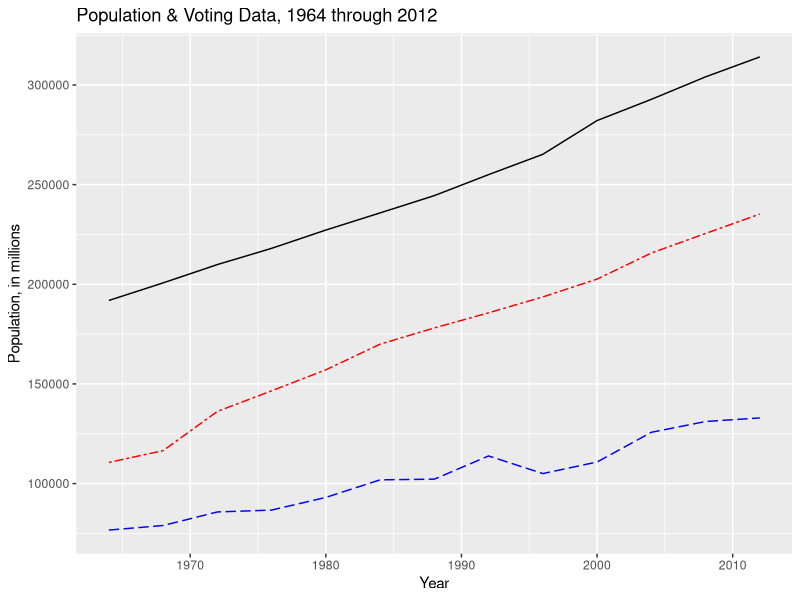
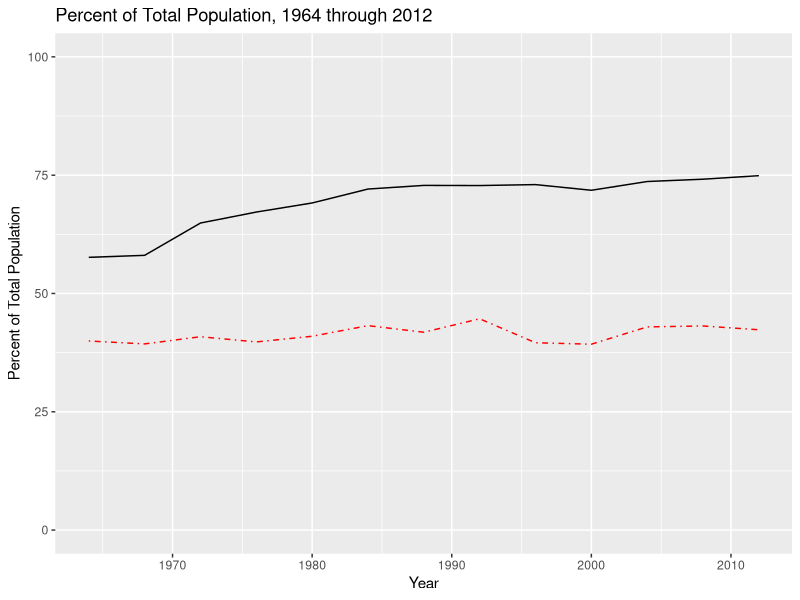
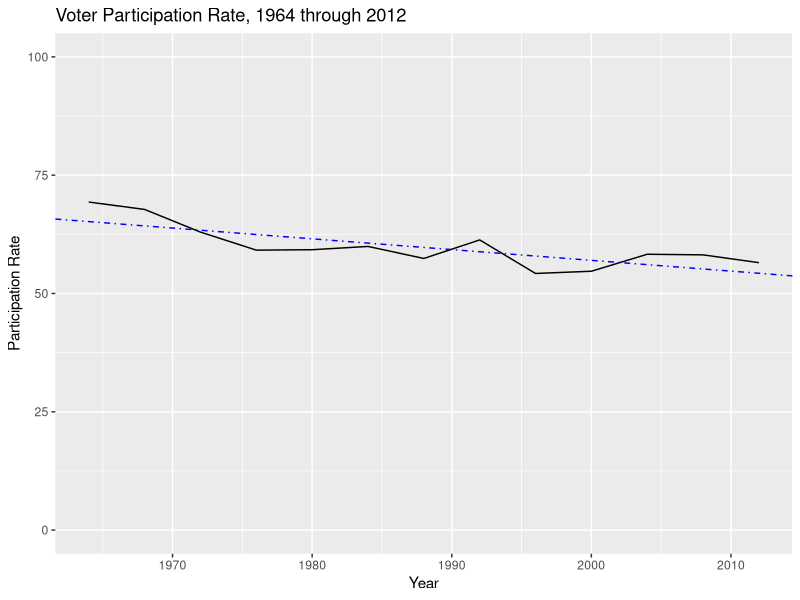

Recreate these plots in R, in order.
# Voting Data Blog
# Author: Richard I. Carpenter
# Date Created: 27 SEP 2016
# Date Updated: 01 OCT 2016

# Presidential Election data for voting population and participation, as well
# as U.S. population estimates.  All data from the U.S. Census Bureau website:
# 
# 1. All population estimates are in milliions
# 2. For population estimates 2010 to present: 
#       http://www.census.gov/popest/data/national/totals/2015/index.html
# 3. For population estimate 2000 to 2010: 
#       http://www.census.gov/popest/data/intercensal/national/nat2010.html
# 4. For population estimates prior to 2000: 
#       http://www.census.gov/popest/data/national/totals/pre-1980/tables/popclockest.txt

library(ggplot2)
library(dplyr)

setwd("/home/rich/blog/bp12")

df <- read.csv("voting_stats.csv")
str(df)
summary(df)

# Uncomment png() and dev.off() to create a graph, saved to working
# directory.

png(paste0(getwd(), "/", "blog12plot1.png"), height = 480, width = 720, unit = "px")
p1 <- ggplot(data = df, aes(x = year, y = total_population))
p1 + geom_line() +
    geom_line(aes(y = total_voting_age), colour = "red", linetype = 6) +
    geom_line(aes(y = total_voted), colour = "blue", linetype = 5) +
    xlab("Year") +
    ylab("Population, in millions") + 
    ggtitle("Population & Voting Data, 1964 through 2012")
dev.off()

# Removing percentages...
sorted.df <- df[-c(4, 6, 7)]
sorted.df$voter_pct <- round((sorted.df$total_voted / sorted.df$total_population)*100, 2)
sorted.df$pop_pct <- round((sorted.df$total_voting_age / sorted.df$total_population)*100, 2)
sorted.df$participation <- round((sorted.df$total_voted / sorted.df$total_voting_age) * 100, 2)

sorted.df

png(paste0(getwd(), "/", "blog12plot2.png"), height = 480, width = 720, unit = "px")
p2 <- ggplot(data = sorted.df, aes(x = year, y = pop_pct))
p2 + geom_line() +
    geom_line(aes(y = sorted.df$voter_pct), colour = "red", linetype = 4) +
    xlab("Year") + 
    ylab("Percent of Total Population") +
    ggtitle("Percent of Total Population, 1964 through 2012") +
    ylim(0, 100)
dev.off()

png(paste0(getwd(), "/", "blog12plot3.png"), height = 480, width = 720, unit = "px")
p3 <- ggplot(data = sorted.df, aes(x = year, y = participation))
p3 + geom_line() + 
    geom_abline(intercept = 512, slope = -0.2275, linetype = 4, colour = "blue") +
    xlab("Year") +
    ylab("Participation Rate") +
    ggtitle("Voter Participation Rate, 1964 through 2012") +
    ylim(0, 100)
dev.off()
    

